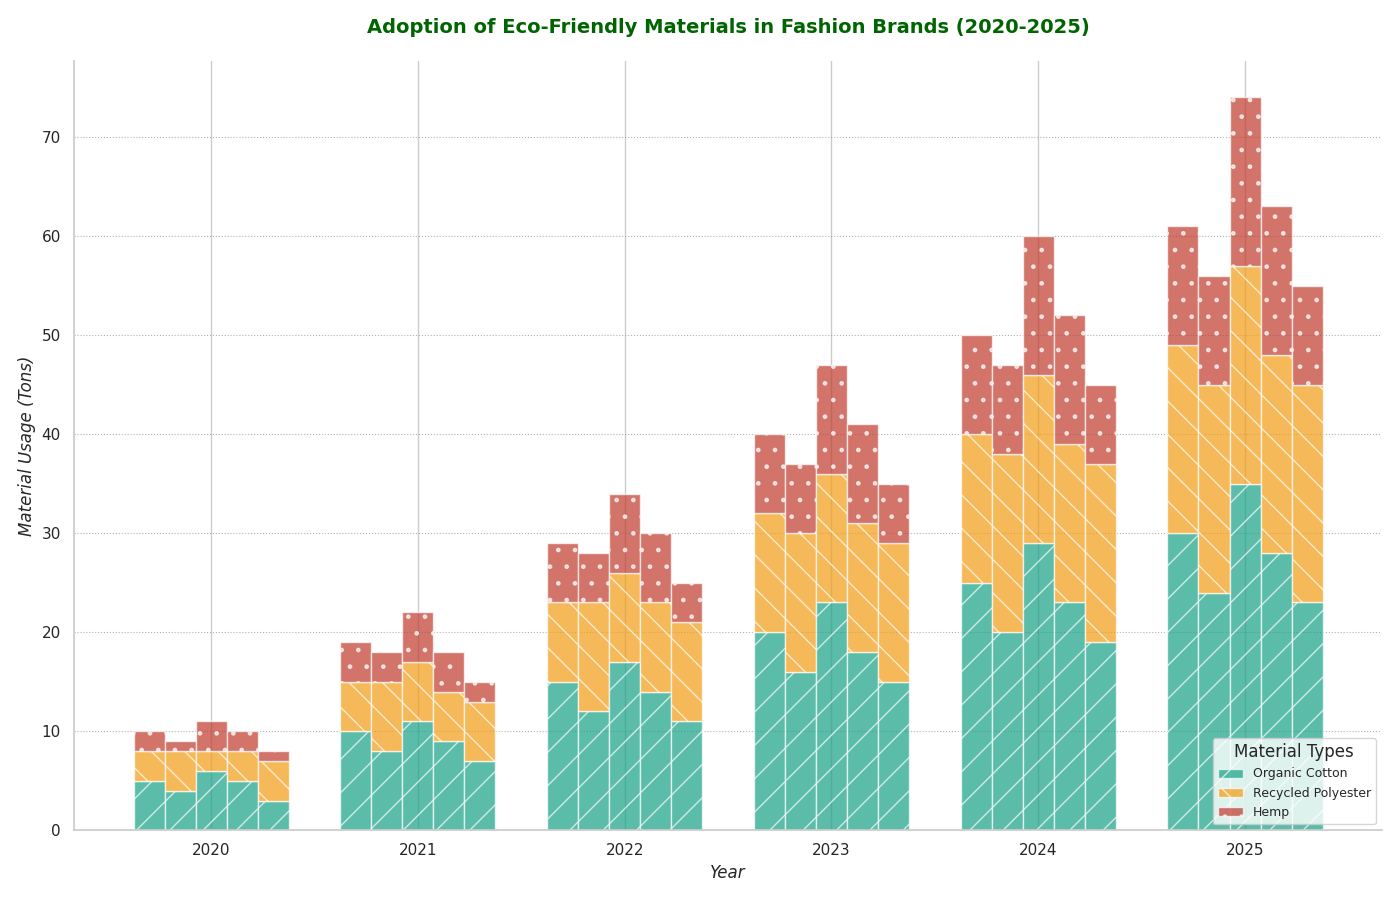

This chart was generated by the following Python code:
import matplotlib.pyplot as plt
import numpy as np

years = np.arange(2020, 2026)
brands = ['EcoChic', 'GreenThreads', 'SustainWear', 'NatureKnits', 'PureTrend']

organic_cotton = np.array([
    [5, 10, 15, 20, 25, 30],   
    [4, 8, 12, 16, 20, 24],    
    [6, 11, 17, 23, 29, 35],   
    [5, 9, 14, 18, 23, 28],    
    [3, 7, 11, 15, 19, 23]     
])

recycled_polyester = np.array([
    [3, 5, 8, 12, 15, 19],     
    [4, 7, 11, 14, 18, 21],    
    [2, 6, 9, 13, 17, 22],     
    [3, 5, 9, 13, 16, 20],     
    [4, 6, 10, 14, 18, 22]     
])

hemp = np.array([
    [2, 4, 6, 8, 10, 12],      
    [1, 3, 5, 7, 9, 11],       
    [3, 5, 8, 11, 14, 17],     
    [2, 4, 7, 10, 13, 15],     
    [1, 2, 4, 6, 8, 10]        
])

fig, ax = plt.subplots(figsize=(14, 9))

bar_width = 0.15
x_indexes = np.arange(len(years))

colors = ['#16A085', '#F39C12', '#C0392B']

for i, brand in enumerate(brands):
    ax.bar(x_indexes + i * bar_width, organic_cotton[i], width=bar_width, label='Organic Cotton' if i == 0 else "", color=colors[0], hatch='/', alpha=0.7)
    ax.bar(x_indexes + i * bar_width, recycled_polyester[i], width=bar_width, bottom=organic_cotton[i], label='Recycled Polyester' if i == 0 else "", color=colors[1], hatch='\\', alpha=0.7)
    ax.bar(x_indexes + i * bar_width, hemp[i], width=bar_width, bottom=organic_cotton[i] + recycled_polyester[i], label='Hemp' if i == 0 else "", color=colors[2], hatch='.', alpha=0.7)

ax.set_xlabel('Year', fontsize=12, fontstyle='italic')
ax.set_ylabel('Material Usage (Tons)', fontsize=12, fontstyle='italic')
ax.set_title('Adoption of Eco-Friendly Materials in Fashion Brands (2020-2025)', fontsize=14, fontweight='bold', color='darkgreen', pad=20)

ax.set_xticks(x_indexes + bar_width * 2)
ax.set_xticklabels(years)

handles, labels = ax.get_legend_handles_labels()
unique_labels = dict(zip(labels, handles))
ax.legend(unique_labels.values(), unique_labels.keys(), loc='lower right', fontsize=9, title='Material Types', ncol=1)

ax.spines['top'].set_visible(False)
ax.spines['right'].set_visible(False)

ax.grid(axis='y', linestyle=':', linewidth=0.8, alpha=0.6, color='gray')

plt.tight_layout(rect=[0, 0, 1, 1])

plt.show()
